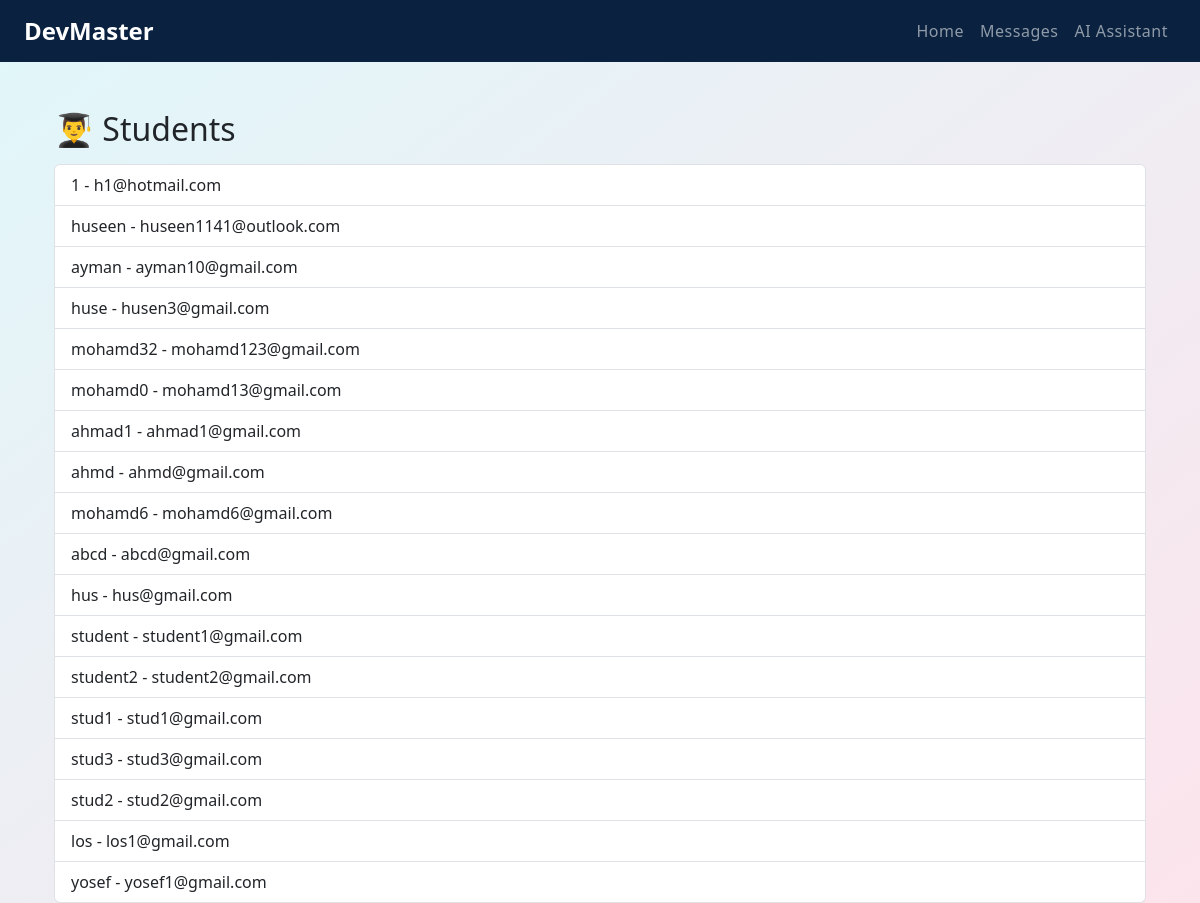
/students/, run on an earlier commit of the app's database.
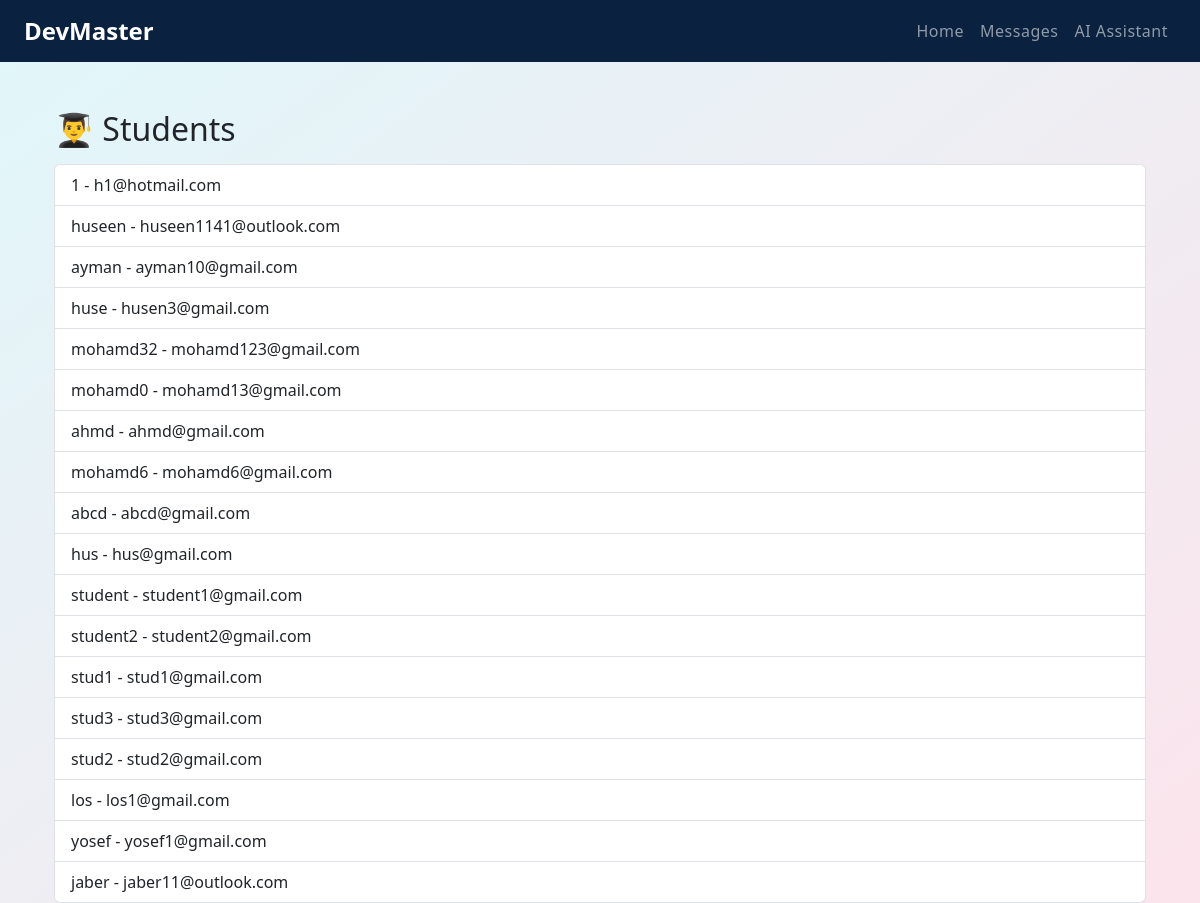
And on a later commit of the database.
### users/models.py (models this page shows, shortened)
class Student(models.Model):
    user = models.OneToOneField(User, on_delete=models.CASCADE)
    bio = models.TextField(blank=True, null=True)
    learning_level = models.ForeignKey(LearningLevel, on_delete=models.SET_NULL, null=True)

### users/views.py (the view)
# urls.py: path('students/', views.view_students, name='view_students'),
def view_students(request):
    students = Student.objects.all()
    return render(request, 'users/view_students.html', {'students': students})

### users/templates/users/view_students.html (shortened to what this page needs)
{% extends 'base.html' %}
{% block content %}
<div class="container mt-5">
    <h2>👨‍🎓 Students</h2>
    <ul class="list-group mt-3">
        {% for student in students %}
        <li class="list-group-item">
            {{ student.user.username }} - {{ student.user.email }}
        </li>
        {% endfor %}
    </ul>
</div>
{% endblock %}

### users/templates/base.html (shortened to what this page needs)
<!DOCTYPE html>
<html lang="en">
<head>
    <link href="https://cdn.jsdelivr.net/npm/bootstrap@5.3.0/dist/css/bootstrap.min.css" rel="stylesheet">
</head>
<body>
<nav class="navbar navbar-expand-lg navbar-dark bg-custom px-4">
    <a class="navbar-brand" href="#">DevMaster</a>
    <div class="collapse navbar-collapse">
        <ul class="navbar-nav ms-auto">
            <li class="nav-item"><a class="nav-link" href="{% url 'student_home' %}">Home</a></li>
            <li class="nav-item"><a class="nav-link" href="{% url 'student_messages' %}">Messages</a></li>
            <li class="nav-item"><a class="nav-link" href="{% url 'chatbot' %}">AI Assistant</a></li>
        </ul>
    </div>
</nav>
<div class="container mt-5">
    {% block content %}
    {% endblock %}
</div>
</body>
</html>

### users/templates/base.html (style rules this page uses)
body { background: linear-gradient(to bottom right, #e0f7fa, #fce4ec); }
.bg-custom { background-color: #0a2240 !important; }
.navbar-nav .nav-link { font-weight: 500; letter-spacing: 0.5px; transition: color 0.2s ease-in-out; }
.navbar-brand { font-weight: bold; font-size: 1.5rem; }

What changed in the data, as far as the page shows it:
removed Student: user.username "ahmad1", user.email "ahmad1@gmail.com"
added Student: user.username "jaber", user.email "jaber11@outlook.com"
